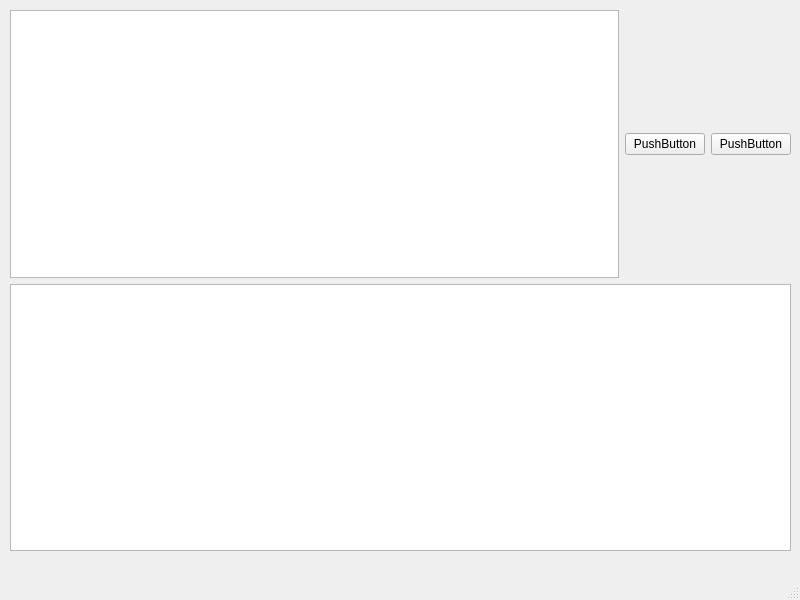
<?xml version="1.0" encoding="UTF-8"?>
<ui version="4.0">
 <class>MainWindow</class>
 <widget class="QMainWindow" name="MainWindow">
  <property name="geometry">
   <rect>
    <x>0</x>
    <y>0</y>
    <width>800</width>
    <height>600</height>
   </rect>
  </property>
  <property name="windowTitle">
   <string>MainWindow</string>
  </property>
  <widget class="QWidget" name="centralwidget">
   <widget class="QWidget" name="verticalLayoutWidget">
    <property name="geometry">
     <rect>
      <x>10</x>
      <y>10</y>
      <width>781</width>
      <height>541</height>
     </rect>
    </property>
    <layout class="QVBoxLayout" name="verticalLayout">
     <item>
      <layout class="QHBoxLayout" name="horizontalLayout">
       <item>
        <widget class="QTextEdit" name="textEdit"/>
       </item>
       <item>
        <widget class="QPushButton" name="pushButton">
         <property name="text">
          <string>PushButton</string>
         </property>
        </widget>
       </item>
       <item>
        <widget class="QPushButton" name="pushButton_2">
         <property name="text">
          <string>PushButton</string>
         </property>
        </widget>
       </item>
      </layout>
     </item>
     <item>
      <widget class="QListWidget" name="listWidget"/>
     </item>
    </layout>
   </widget>
  </widget>
  <widget class="QMenuBar" name="menubar">
   <property name="geometry">
    <rect>
     <x>0</x>
     <y>0</y>
     <width>800</width>
     <height>22</height>
    </rect>
   </property>
  </widget>
  <widget class="QStatusBar" name="statusbar"/>
 </widget>
 <resources/>
 <connections/>
</ui>
